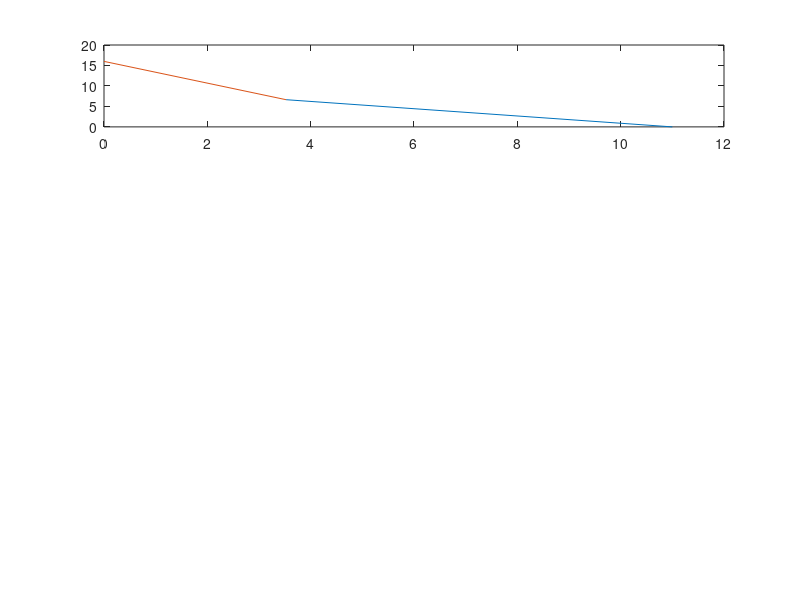

This figure's MATLAB source: (Note: this script raises an error after producing the figure.)

%% Paremeters
l1=10;                 %Determines leg size, in this case we asume that upper and lower limb segments are the same size
% l1=8.2;
% l2=4;
q1_Position=[0 16];    %Modify this parameter dependig on the leg size
xlimit=[-20 20];      %Modify this parameter dependig on the leg size
ylimit=[0 20];      %Modify this parameter dependig on the leg size
firstTouchPoint=20;    %Modify this parameter dependig on the leg size
                        %Include forces and Moment Arm Matrix here
                        
%%
% slope1=zeros(1,6);
angleCount=0;

figure

%%
for i=1:2:45
    
    %     i
        x(1) = q1_Position(1);
        y(1) = q1_Position(2);
        x(2) = q1_Position(1);
        y(2) = 0;
        x(3) = firstTouchPoint-i; 
        y(3) = 0;
        x(4) = q1_Position(1); 
        y(4) = q1_Position(2);
    %    
        mid_Hip_x=(q1_Position(1)-x(3))/2;
        mid_Hip_y=(q1_Position(2)-y(3))/2;

        if (x(3)<0)
        foot_q1_dist=sqrt(((x(1)+x(3))^2)+(y(1)-y(2))^2)
        else
        foot_q1_dist=sqrt(((x(1)-x(3))^2)+(y(1)-y(2))^2)   
        end
        max_dist=l1*2
        c=sqrt((l1^2-(foot_q1_dist/2)^2));

        slope=(y(3)-q1_Position(2))/(x(3)+q1_Position(1));
        deg=atand(slope);

        knee_push=[(mid_Hip_x+x(3))+(c*cosd(90+deg)) (mid_Hip_y+y(3))+(c*sind(90+deg))];
        knee_pull=[((mid_Hip_x+x(3))+(-c*cosd(90+deg))) ((mid_Hip_y+y(3))+(-c*sind(90+deg)))];

    %     slope_l1=atand((knee_push(2)-y(1))/(knee_push(1)-x(1));

    if(foot_q1_dist<=(l1*2))
        angleCount=angleCount+1;
        if (x(3)>q1_Position(1))

            subplot (4,1,1) 
            plot ([knee_pull(1) x(3)], [knee_pull(2) y(3)]);

            hold on
            subplot (4,1,1)
            plot  ([knee_pull(1) x(1)], [knee_pull(2) y(1)]);

            x1=[q1_Position(1) q1_Position(1) knee_pull(1) q1_Position(1)];
            y1=[knee_pull(2) q1_Position(2) knee_pull(2) knee_pull(2)];

            x2=[knee_pull(1) knee_pull(1) x(3) knee_pull(1)];
            y2=[knee_pull(2) y(3) y(3) knee_pull(2)];

            [deg1(angleCount),deg2(angleCount)]=MeasureAngle (x1, y1, x2, y2);


        else

            subplot (4,1,1);
            plot([knee_push(1) x(3)], [knee_push(2) y(3)]);
            hold on
            subplot (4,1,1);
            plot ([knee_push(1) x(1)], [knee_push(2) y(1)]);

            x1=[q1_Position(1) q1_Position(1) knee_push(1) q1_Position(1)];
            y1=[knee_push(2) q1_Position(2) knee_push(2) knee_push(2)];

            x2=[knee_push(1) knee_push(1) x(3) knee_push(1)];
            y2=[knee_push(2) y(3) y(3) knee_push(2)]; 
            [deg1(angleCount),deg2(angleCount)]=MeasureAngle (x1, y1, x2, y2);

            if (x(3)<knee_push(1))
                deg2(angleCount)=-deg2(angleCount)
            end
        end
    end
end

xlim(xlimit);
ylim(ylimit);
pbaspect([1 (ylimit(1)-ylimit(2))/(xlimit(1)-xlimit(2)) 1])
title('Leg position')
xlabel('cm')
ylabel('cm') 
hold on

subplot (4,1,2)
plot (deg1)
ylim([-60 50]);
title('deg1')
xlabel('Leg position')
ylabel('deg') 


subplot (4,1,3)
plot (deg2)
ylim([30 100]);
title('deg2')
xlabel('Leg position')
ylabel('deg')
     
degs=[deg1;deg2]'
subplot (4,1,4)

Tendon_Limb_Design(degs)
ylim([-550 700]);



    